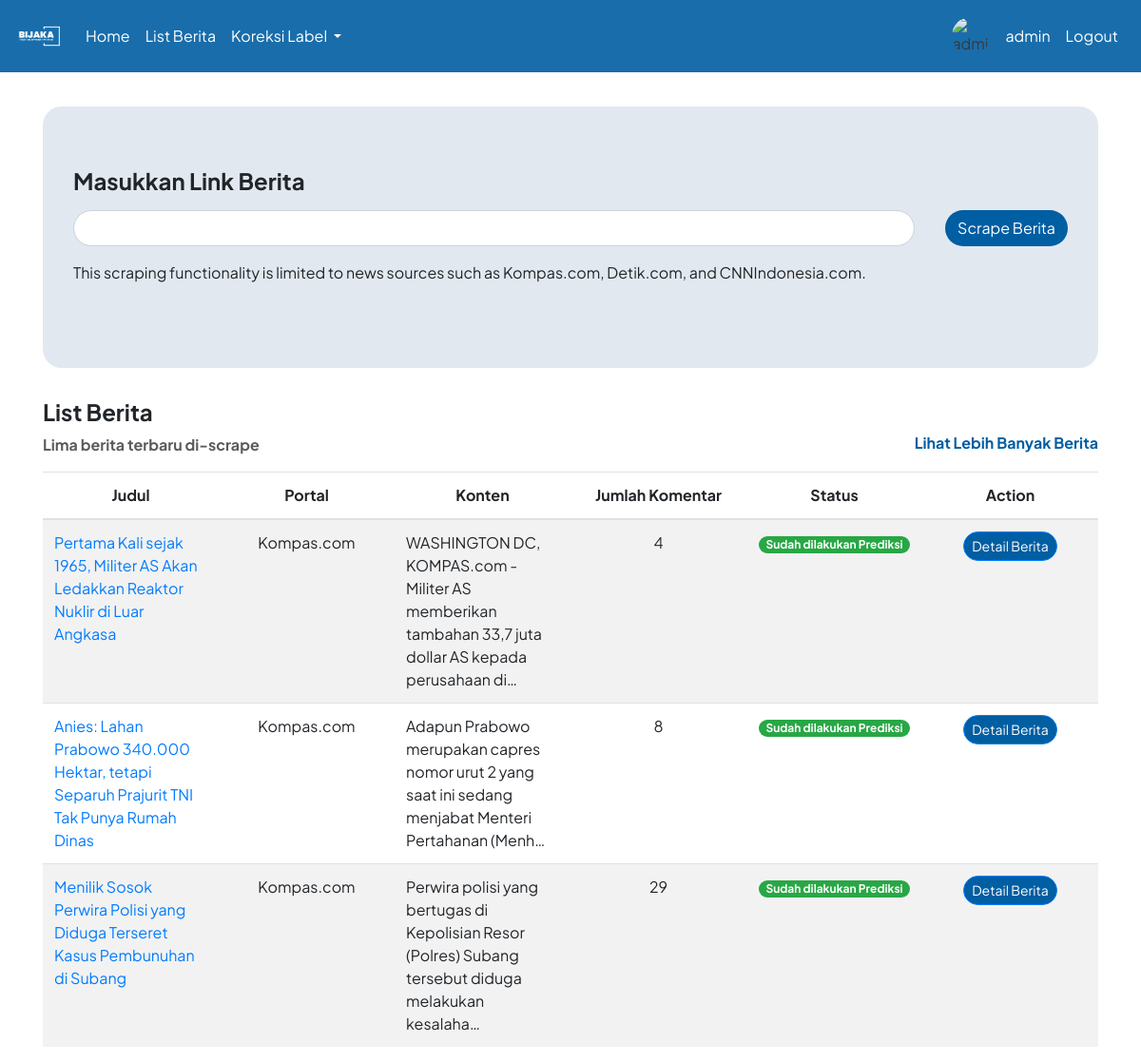
Before: / (signed in) with the older database file.
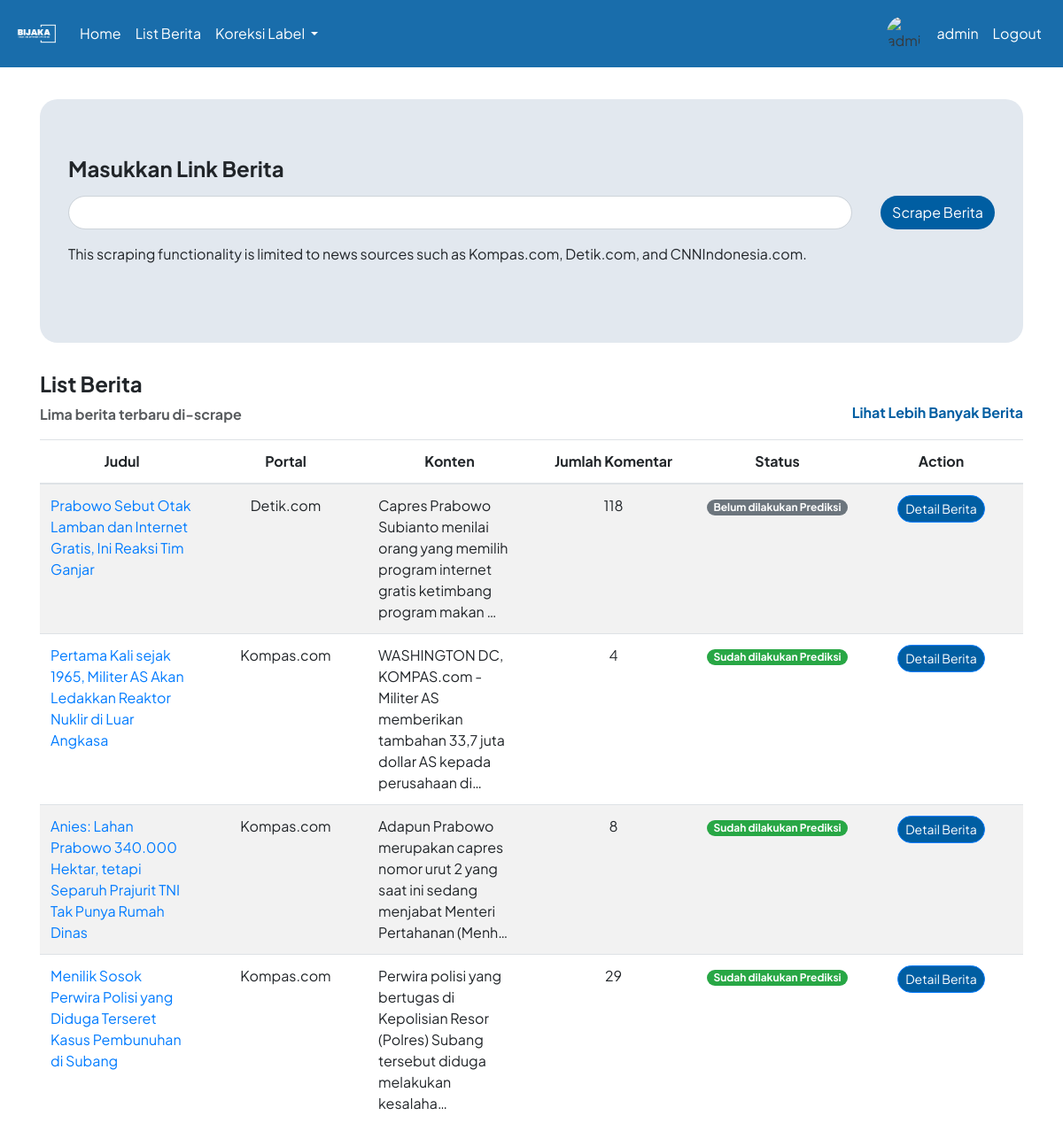
After: the same page with the newer database file.
### hateapp/models.py (models this page shows, shortened)
class Berita(models.Model):
    link = models.URLField()
    portal = models.CharField(max_length=50)
    judul = models.CharField(max_length=255)
    konten = models.TextField()
    jumlah_komentar = models.PositiveIntegerField()
    timestamp_scrape = models.DateTimeField(verbose_name='Timestamp Scrape')
    @property
    def status_prediksi(self):
        return all(komentar.prediksi is not None for komentar in self.komentar_set.all())

### hateapp/views.py (the view)
# urls.py: path('', views.berita, name='berita'),
def berita(request):
    berita_list = Berita.objects.order_by('-timestamp_scrape')[:5]
    for berita in berita_list:
        print(f'Judul: {berita.judul}, Timestamp Scrape: {berita.timestamp_scrape}')
    if request.method == 'POST':
        form = LinkBeritaForm(request.POST)
        if form.is_valid():
            link_berita = form.cleaned_data['link']
            print(link_berita)
            if not link_berita.startswith("https://"):
                form = LinkBeritaForm()
                return render(request, 'home.html', {'berita_list': berita_list, 'form': form, 'error_message': f'Invalid link','stop_prediction': True})
            link_berita = link_berita.replace('http://', 'https://') if link_berita.startswith('http://') else ('https://' + link_berita) if link_berita.startswith('www.') else ('https://' + link_berita) if not link_berita.startswith('https://') else link_berita
            parsed_url = urlparse(link_berita)
            link_berita = urlunparse((parsed_url.scheme, parsed_url.netloc, parsed_url.path, '', '', ''))
            if Berita.objects.filter(link=link_berita).exists():
                form = LinkBeritaForm()
                return render(request, 'home.html', {'berita_list': berita_list, 'form': form, 'error_message': 'This link has already been scraped.', 'stop_prediction': True})
            try:
                parsed_url = urlparse(link_berita)
                domain = parsed_url.netloc
                if 'kompas.com' in domain:
                    scraper_function = scraper_kompas
                    portal = "Kompas.com"
                elif 'detik.com' in domain:
                    scraper_function = scraper_detik
                    portal = "Detik.com"
                elif 'cnnindonesia.com' in domain:
                    scraper_function = scraper_cnn
                    portal = "CNNIndonesia.com"
                else:
                    raise ValueError('Unsupported news website')
                scraped_data = scraper_function(link_berita)
                print(scraped_data)
                if scraped_data and scraped_data['jumlah_komentar'] > 0:
                    berita_baru = Berita.objects.create(
                        link=scraped_data['link'],
                        judul=scraped_data['judul'],
                        konten=scraped_data['konten'],
                        jumlah_komentar=scraped_data['jumlah_komentar'],
                        portal=portal,
                        timestamp_scrape=timezone.now()
                    )
                    for komentar_data in scraped_data.get('komentar', []):
                        Komentar.objects.create(
                            berita=berita_baru,
                            penulis_komentar=komentar_data['username'],
                            isi_komentar=komentar_data['komentar']
                        )
                    return redirect('detail_berita', berita_id=berita_baru.id)
                else:
                    error_message = "There are no comments that can be scraped"
                    form = LinkBeritaForm()
                    return render(request, 'home.html', {'berita_list': berita_list, 'form': form, 'error_message': error_message, 'stop_prediction': True})
            except Exception as e:
                error_message = f'Error in scraping: {e}'
                form = LinkBeritaForm()
                return render(request, 'home.html', {'berita_list': berita_list, 'form': form, 'error_message': error_message, 'stop_prediction': True})
    else:
        form = LinkBeritaForm()
    return render(request, 'home.html', {'berita_list': berita_list, 'form': form, 'stop_prediction': True})

### hateapp/forms.py
class LinkBeritaForm(forms.Form):
    link = forms.CharField(
        label='Masukkan Link Berita',
        widget=forms.TextInput(attrs={'class': 'form-control', 'style': 'border-radius: 20px;'})
    )

### templates/home.html (shortened to what this page needs)
{% extends 'base.html' %}
{% block content %}
<div class="jumbotron" style="border-radius: 20px; background-color: #E2E8EF">
    <form method="post" action="{% url 'berita' %}" class="mb-4" id="beritaForm">
        <div class="form-group">
            <label for="{{ form.link.id_for_label }}"><h4><strong>Masukkan Link Berita</strong></h4></label>
            <div class="input-group">
                {{ form.link }}
                <div class="input-group-append" style="margin-left: 2em;">
                    <button type="submit" class="btn" id="submitBtn" style="background-color: #005EA2; color: #fff; border-radius: 20px;">
                        <span id="button-text">Scrape Berita</span>
                    </button>
                </div>
            </div>
        </div>
        <div class="">
            <p>This scraping functionality is limited to news sources such as Kompas.com, Detik.com, and CNNIndonesia.com.</p>
        </div>
    </form>
</div>
<h4><strong>List Berita</strong></h4>
<div class="row">
    <div class="col-6">
        <p style="opacity: 0.75;"><strong>Lima berita terbaru di-scrape</strong></p>
    </div>
    <div class="col-6 text-right">
        <h6><a href="{% url 'list_berita' %}" style="color: #005EA2;"><strong>Lihat Lebih Banyak Berita</strong></a></h6>
    </div>
</div>
<table class="table table-striped" style="table-layout: fixed; width: 100%;">
    <thead class="text-center">
        <tr>
            <th>Judul</th>
            <th>Portal</th>
            <th>Konten</th>
            <th>Jumlah Komentar</th>
            <th>Status</th>
            <th>Action</th>
        </tr>
    </thead>
    <tbody>
        {% for berita in berita_list %}
            <tr>
                <td style="width: 20%; text-wrap: wrap;"><a href="{{berita.link}}" class="text-decoration-none" target="_blank">{{ berita.judul }}</a></td>
                <td class="text-center" style="width: 15%;">{{ berita.portal }}</td>
                <td style="width: 35%;">{{ berita.konten|truncatechars:100 }}</td>
                <td class="text-center" style="width: 10%;">{{ berita.jumlah_komentar }}</td>
                <td class="text-center" style="width: 5%;">
                    {% if berita.status_prediksi %}
                        <span class="badge badge-pill badge-success">Sudah dilakukan Prediksi</span>
                    {% else %}
                        <span class="badge badge-pill badge-secondary">Belum dilakukan Prediksi</span>
                    {% endif %}
                </td>
                <td class="text-center" style="width: 5%;">
                    <a href="{% url 'detail_berita' berita_id=berita.id %}" class="btn btn-sm btn-primary" style="background-color: #005EA2; color: #fff; border-radius: 20px;">Detail Berita</a>
                </td>
            </tr>
        {% endfor %}
    </tbody>
</table>
{% endblock %}

Changed rows visible on the page:
added Berita: judul "Prabowo Sebut Otak Lamban dan Internet Gratis, Ini Reaksi Tim Ganjar", portal "Detik.com", konten "Capres Prabowo Subianto menilai orang yang memilih program internet gratis ketimbang program makan …", jumlah_komentar "118", shows "Belum dilakukan Prediksi"
